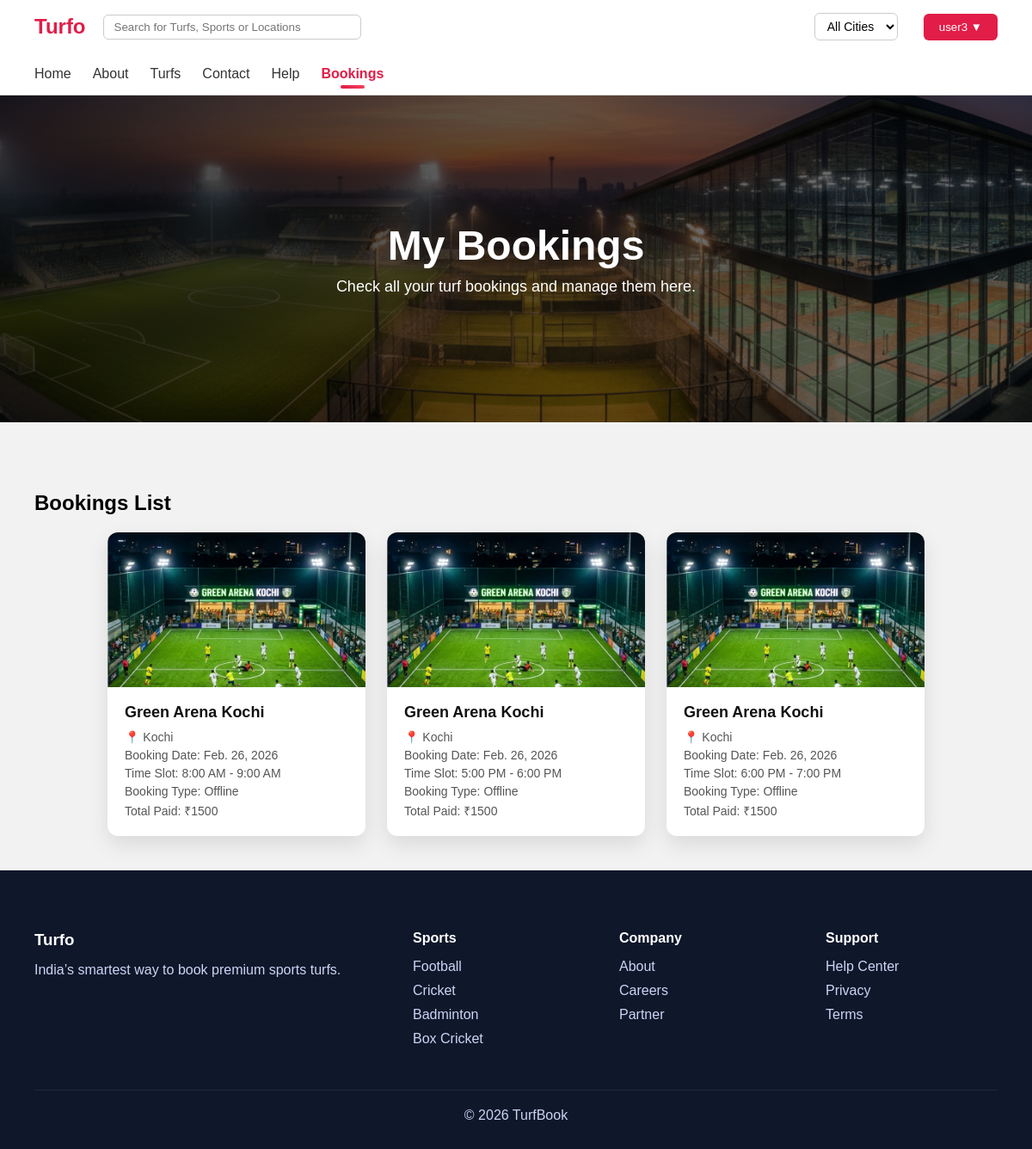
The page /UserApp/user_booking/ (signed in) on the database its author committed.
### UserApp/models.py (models this page shows)
class BookingDb(models.Model):
    BOOKING_TYPE = [
        ('Online', 'Online'),
        ('Offline', 'Offline'),
    ]
    turf = models.ForeignKey(TurfDb, on_delete=models.CASCADE)
    user = models.ForeignKey(User, on_delete=models.CASCADE)
    user_phone = models.CharField(max_length=15, null=True, blank=True)
    booking_date = models.DateField()
    slot = models.CharField(max_length=50)
    customer_name = models.CharField(max_length=100, null=True, blank=True)
    booking_type = models.CharField(max_length=10, choices=BOOKING_TYPE, default='Online')
    total_price = models.IntegerField()
    created_at = models.DateTimeField(auto_now_add=True)
    class Meta:
        unique_together = ('turf', 'booking_date', 'slot')

### Owner_App/models.py (models this page shows)
class TurfDb(models.Model):
    Turf_name = models.CharField(max_length=100)
    Sport = models.CharField(max_length=100)
    Owner = models.CharField()
    City = models.CharField()
    Location = models.CharField(max_length=300)
    Price_per_hour = models.IntegerField()
    Description = models.CharField(max_length=400)
    Size = models.CharField(max_length=50)
    Turf_image1 = models.ImageField(upload_to='turfs_image')
    Turf_image2 = models.ImageField(upload_to='turfs_image')

### UserApp/views.py (the view)
# urls.py: path('user_booking/',views.user_booking,name="user_booking"),
def user_booking(request):
    username=request.session['username']
    user = User.objects.get(username=username)
    item=BookingDb.objects.filter(user=user).order_by('-booking_date')
    return render(request,"Bookings.html",{"item":item,"active_page":"booking"})

### UserApp/templates/Bookings.html (shortened to what this page needs)
{% extends 'Home.html' %}
{% load static %}
{% block content %}
<section class="banner"
        style="background: linear-gradient(to right, rgba(0,0,0,0.75), rgba(0,0,0,0.5)),
        url('{% static "images/home2.png" %}') center/cover no-repeat;">
    <div class="banner-container">
        <h1>My Bookings</h1>
        <p>Check all your turf bookings and manage them here.</p>
    </div>
</section>
<section class="section">
    <div class="section-header">
        <h2>Bookings List</h2>
    </div>
    {% if item %}
    <div class="booking-grid">
        {% for b in item %}
        <div class="booking-card">
            <div class="card-img">
                <img src="{{ b.turf.Turf_image1.url }}" alt="{{ b.turf.Turf_name }}">
            </div>
            <div class="card-content">
                <h3>{{ b.turf.Turf_name }}</h3>
                <p>📍 {{ b.turf.City }}</p>
                <p>Booking Date: {{ b.booking_date }}</p>
                <p>Time Slot: {{ b.slot }}</p>
                <p>Booking Type: {{ b.booking_type }}</p>
                <p>Total Paid: ₹{{ b.total_price }}</p>
            </div>
        </div>
        {% endfor %}
    </div>
    {% else %}
    <p style="text-align:center; margin-top:40px;">You have no bookings yet. Explore turfs and book your slot!</p>
    {% endif %}
</section>
{% endblock %}

### UserApp/static/css/home.css (style rules this page uses)
* { margin: 0; padding: 0; box-sizing: border-box; font-family: Arial, Helvetica, sans-serif; }
body { background: #f2f2f2; }
.banner { height: 380px; background: linear-gradient(to right, rgba(0,0,0,0.6), rgba(0,0,0,0.3)), url("../images/home2.png") center/cover; display: flex; align-items: center; }
.banner-container { max-width: 1400px; margin: auto; padding: 40px; color: white; }
.banner h1 { font-size: 48px; }
.section { max-width: 1400px; margin: auto; padding: 40px; }
.section-header { display: flex; justify-content: space-between; margin-bottom: 20px; }

### UserApp/templates/Bookings.html (style rules this page uses)
.banner { padding: 80px 5%; color: white; text-align: center; background-size: cover; background-position: center; margin-bottom: 40px; }
.banner-container h1 { font-size: 48px; margin-bottom: 10px; }
.banner-container p { font-size: 18px; }
.booking-grid { display: flex; flex-wrap: wrap; gap: 25px; justify-content: center; margin-top: 20px; }
.booking-card { width: 300px; background: white; border-radius: 12px; overflow: hidden; box-shadow: 0 10px 25px rgba(0,0,0,0.1); transition: 0.3s; }
.card-img img { width: 100%; height: 180px; object-fit: cover; }
.card-content { padding: 15px 20px; }
.card-content h3 { margin-bottom: 10px; font-size: 18px; color: #111; }
.card-content p { margin: 5px 0; font-size: 14px; color: #555; }

### rows shown on the page
BookingDb: turf.Turf_image1 (picture), turf.Turf_name "Green Arena Kochi", turf.City "Kochi", booking_date "Feb. 26, 2026", slot "8:00 AM - 9:00 AM", booking_type "Offline", total_price "1500"
BookingDb: turf.Turf_image1 (picture), turf.Turf_name "Green Arena Kochi", turf.City "Kochi", booking_date "Feb. 26, 2026", slot "5:00 PM - 6:00 PM", booking_type "Offline", total_price "1500"
BookingDb: turf.Turf_image1 (picture), turf.Turf_name "Green Arena Kochi", turf.City "Kochi", booking_date "Feb. 26, 2026", slot "6:00 PM - 7:00 PM", booking_type "Offline", total_price "1500"

### other values the page prints
{{ request.session.username }} "user3"
